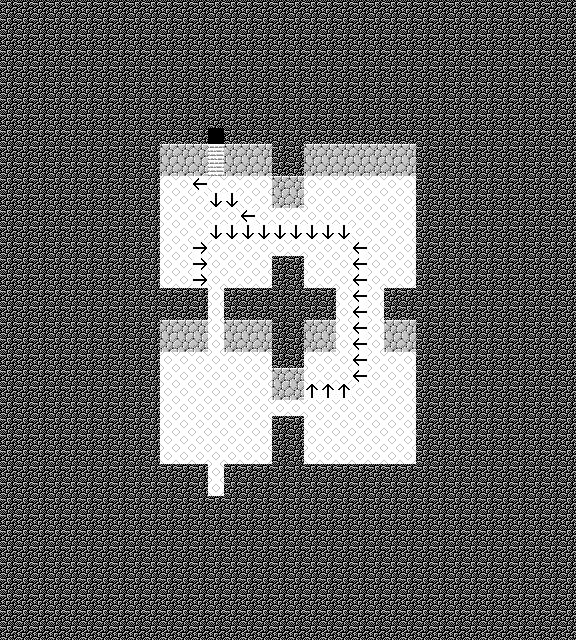

A level layout from a 2D game, rendered from its tile map. Below: a short description, then the map file with tile-grid data replaced by summaries:
An orthogonal 36x40 tile map with 16x16 px tiles, 3 tile layers (Tile Layer 1, Tile Layer 2, Tile Layer 3), 2 tilesets and 7 objects (2x Target, 2x Event, 2x Chest, Ceiling).

<map version="1.0" orientation="orthogonal" renderorder="right-down" width="36" height="40" tilewidth="16" tileheight="16" nextobjectid="72">
 <properties>
  <property name="bgm" value="generic_cave" />
  <property name="encounter" value="encounterset_level09_danger01_lowrate" />
  <property name="name" value="Illusive Cave" />
 </properties>
 <tileset firstgid="1" source="../tilesets/lower.tsx" />
 <tileset firstgid="176" source="../tilesets/upper.tsx" />
 <layer name="Tile Layer 1" width="36" height="40">
  <properties>
   <property name="z" value="0" />
  </properties>
  <data>[1440 cells, 1440 non-empty, 11 distinct tile ids]</data>
 </layer>
 <layer name="Tile Layer 2" width="36" height="40">
  <properties>
   <property name="z" value=".5" />
  </properties>
  <data>[1440 cells, 0 non-empty, 0 distinct tile ids]</data>
 </layer>
 <objectgroup name="Object Layer 1">
  <object id="65" name="room" type="Ceiling" x="160" y="144">
   <properties>
    <property name="roofID" value="157" />
    <property name="roofTileset" value="lower" />
   </properties>
   <polygon points="0,-16 0,176 128,176 128,320 256,320 256,-16" />
  </object>
  <object id="66" name="entry" type="Target" x="208" y="480" width="16" height="16" />
  <object id="67" name="tele" type="Event" x="208" y="496" width="16" height="16">
   <properties>
    <property name="onCollide" value="targetTele('world4/illusive02.tmx', 'exit')" />
   </properties>
  </object>
  <object id="68" name="exit" type="Target" x="208" y="144" width="16" height="16" />
  <object id="69" name="tele" type="Event" x="208" y="128" width="16" height="16">
   <properties>
    <property name="onCollide" value="targetTele('world4/illusive04.tmx', 'entry')" />
   </properties>
  </object>
  <object id="70" name="chest" type="Chest" x="256" y="272" width="16" height="16">
   <properties>
    <property name="item" value="item_hp999" />
   </properties>
  </object>
  <object id="71" name="chest" type="Chest" x="160" y="176" width="16" height="16">
   <properties>
    <property name="item" value="spell_speed" />
   </properties>
  </object>
 </objectgroup>
 <layer name="Tile Layer 3" width="36" height="40">
  <properties>
   <property name="z" value="1.5" />
  </properties>
  <data>[1440 cells, 1 non-empty, 1 distinct tile ids]</data>
 </layer>
</map>
